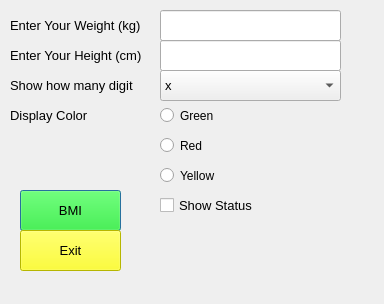
<?xml version="1.0" encoding="UTF-8"?>
<ui version="4.0">
 <class>Dialog</class>
 <widget class="QDialog" name="Dialog">
  <property name="geometry">
   <rect>
    <x>0</x>
    <y>0</y>
    <width>384</width>
    <height>304</height>
   </rect>
  </property>
  <property name="windowTitle">
   <string>BMI Calculator</string>
  </property>
  <widget class="QLabel" name="label">
   <property name="geometry">
    <rect>
     <x>10</x>
     <y>10</y>
     <width>141</width>
     <height>31</height>
    </rect>
   </property>
   <property name="font">
    <font>
     <family>Tahoma</family>
     <pointsize>10</pointsize>
    </font>
   </property>
   <property name="text">
    <string>Enter Your Weight (kg)</string>
   </property>
  </widget>
  <widget class="QLabel" name="label_2">
   <property name="geometry">
    <rect>
     <x>10</x>
     <y>40</y>
     <width>141</width>
     <height>31</height>
    </rect>
   </property>
   <property name="font">
    <font>
     <family>Tahoma</family>
     <pointsize>10</pointsize>
    </font>
   </property>
   <property name="text">
    <string>Enter Your Height (cm)</string>
   </property>
  </widget>
  <widget class="QLabel" name="label_3">
   <property name="geometry">
    <rect>
     <x>10</x>
     <y>70</y>
     <width>141</width>
     <height>31</height>
    </rect>
   </property>
   <property name="font">
    <font>
     <family>Tahoma</family>
     <pointsize>10</pointsize>
    </font>
   </property>
   <property name="text">
    <string>Show how many digit</string>
   </property>
  </widget>
  <widget class="QLabel" name="label_4">
   <property name="geometry">
    <rect>
     <x>10</x>
     <y>100</y>
     <width>141</width>
     <height>31</height>
    </rect>
   </property>
   <property name="font">
    <font>
     <family>Tahoma</family>
     <pointsize>10</pointsize>
    </font>
   </property>
   <property name="styleSheet">
    <string notr="true"/>
   </property>
   <property name="text">
    <string>Display Color</string>
   </property>
  </widget>
  <widget class="QLineEdit" name="weightInput">
   <property name="geometry">
    <rect>
     <x>160</x>
     <y>10</y>
     <width>181</width>
     <height>31</height>
    </rect>
   </property>
   <property name="font">
    <font>
     <family>Tahoma</family>
     <pointsize>10</pointsize>
    </font>
   </property>
  </widget>
  <widget class="QLineEdit" name="heightInput">
   <property name="geometry">
    <rect>
     <x>160</x>
     <y>40</y>
     <width>181</width>
     <height>31</height>
    </rect>
   </property>
   <property name="font">
    <font>
     <family>Tahoma</family>
     <pointsize>10</pointsize>
    </font>
   </property>
  </widget>
  <widget class="QComboBox" name="comboBoxSelectDIgit">
   <property name="geometry">
    <rect>
     <x>160</x>
     <y>70</y>
     <width>181</width>
     <height>31</height>
    </rect>
   </property>
   <property name="font">
    <font>
     <family>Tahoma</family>
     <pointsize>10</pointsize>
    </font>
   </property>
   <item>
    <property name="text">
     <string>x</string>
    </property>
   </item>
   <item>
    <property name="text">
     <string>x.x</string>
    </property>
   </item>
   <item>
    <property name="text">
     <string>x.xx</string>
    </property>
   </item>
   <item>
    <property name="text">
     <string>x.xxx</string>
    </property>
   </item>
  </widget>
  <widget class="QRadioButton" name="radioButtonGreen">
   <property name="geometry">
    <rect>
     <x>160</x>
     <y>100</y>
     <width>181</width>
     <height>31</height>
    </rect>
   </property>
   <property name="text">
    <string>Green</string>
   </property>
  </widget>
  <widget class="QRadioButton" name="radioButtonRed">
   <property name="geometry">
    <rect>
     <x>160</x>
     <y>130</y>
     <width>181</width>
     <height>31</height>
    </rect>
   </property>
   <property name="text">
    <string>Red</string>
   </property>
  </widget>
  <widget class="QRadioButton" name="radioButtonYellow">
   <property name="geometry">
    <rect>
     <x>160</x>
     <y>160</y>
     <width>181</width>
     <height>31</height>
    </rect>
   </property>
   <property name="text">
    <string>Yellow</string>
   </property>
  </widget>
  <widget class="QPushButton" name="btnBMI">
   <property name="geometry">
    <rect>
     <x>20</x>
     <y>190</y>
     <width>101</width>
     <height>41</height>
    </rect>
   </property>
   <property name="font">
    <font>
     <family>Tahoma</family>
     <pointsize>10</pointsize>
    </font>
   </property>
   <property name="styleSheet">
    <string notr="true">background-color:rgb(0, 255, 0)</string>
   </property>
   <property name="text">
    <string>BMI</string>
   </property>
   <property name="default">
    <bool>false</bool>
   </property>
   <property name="flat">
    <bool>false</bool>
   </property>
  </widget>
  <widget class="QPushButton" name="btnExit">
   <property name="geometry">
    <rect>
     <x>20</x>
     <y>230</y>
     <width>101</width>
     <height>41</height>
    </rect>
   </property>
   <property name="font">
    <font>
     <family>Tahoma</family>
     <pointsize>10</pointsize>
    </font>
   </property>
   <property name="styleSheet">
    <string notr="true">background-color: rgb(255, 255, 0);</string>
   </property>
   <property name="text">
    <string>Exit</string>
   </property>
  </widget>
  <widget class="QCheckBox" name="checkShowStatus">
   <property name="geometry">
    <rect>
     <x>160</x>
     <y>190</y>
     <width>181</width>
     <height>31</height>
    </rect>
   </property>
   <property name="font">
    <font>
     <family>Tahoma</family>
     <pointsize>10</pointsize>
    </font>
   </property>
   <property name="text">
    <string>Show Status</string>
   </property>
  </widget>
  <widget class="QLabel" name="showBMI">
   <property name="geometry">
    <rect>
     <x>160</x>
     <y>220</y>
     <width>181</width>
     <height>31</height>
    </rect>
   </property>
   <property name="font">
    <font>
     <family>Tahoma</family>
     <pointsize>10</pointsize>
    </font>
   </property>
   <property name="text">
    <string/>
   </property>
  </widget>
  <widget class="QLabel" name="showStatus">
   <property name="geometry">
    <rect>
     <x>160</x>
     <y>260</y>
     <width>181</width>
     <height>31</height>
    </rect>
   </property>
   <property name="font">
    <font>
     <family>Tahoma</family>
     <pointsize>10</pointsize>
    </font>
   </property>
   <property name="text">
    <string/>
   </property>
  </widget>
 </widget>
 <resources/>
 <connections/>
</ui>
